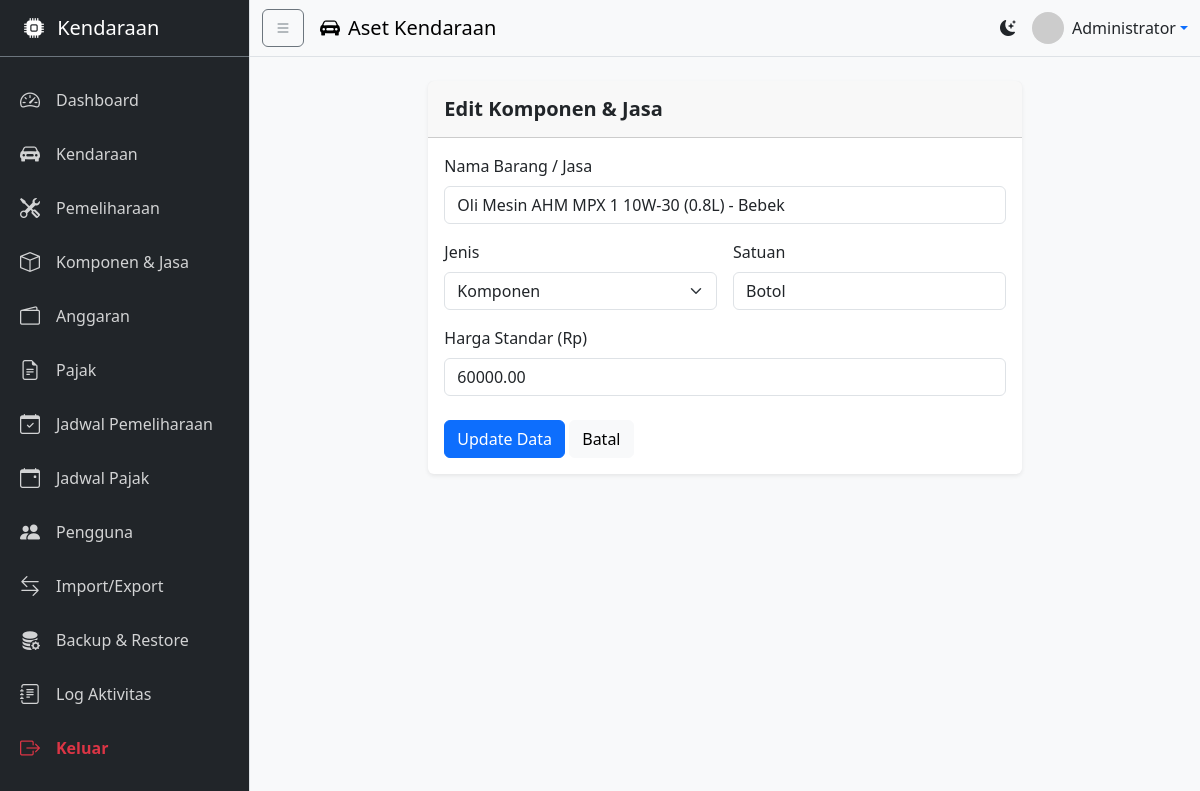
The app's page /komponen/edit?id=2 (signed in) with its own data.
### tables this page shows
CREATE TABLE `komponen` (
  `id` int(11) NOT NULL AUTO_INCREMENT,
  `nama` varchar(255) NOT NULL,
  `jenis` enum('komponen','jasa') NOT NULL DEFAULT 'komponen',
  `satuan` varchar(50) DEFAULT NULL,
  `harga` decimal(15,2) NOT NULL DEFAULT '0.00',
  PRIMARY KEY (`id`)
);

### app/core/Controller.php (called while the page is built, shortened)
<?php
class Controller {
    protected function render($view, $params = []) {
        include __DIR__ . '/../views/layouts/main.php';
    }
}

### app/controllers/KomponenController.php (called while the page is built, shortened)
<?php
class KomponenController extends Controller
{
    public function edit()
    {
        $id = $_GET['id'] ?? null;
        $k = Komponen::find($id);
        $this->render('komponen/edit', compact('k'));
    }
}

### app/core/Router.php (called while the page is built, shortened)
<?php
class Router {
    private $routes = ['GET'=>[], 'POST'=>[]];
    public function get($p,$h){ $this->routes['GET'][$p]=$h; }
    public function post($p,$h){ $this->routes['POST'][$p]=$h; }
    public function dispatch(){
        $m = $_SERVER['REQUEST_METHOD'];
        $r = $_GET['route'] ?? parse_url($_SERVER['REQUEST_URI'], PHP_URL_PATH);
        if(!$r) $r='/'; $r = rtrim($r,'/') ?: '/';
        $h = $this->routes[$m][$r] ?? null;
        [$c,$a] = explode('@',$h);
        $obj = new $class();
        return $obj->$a();
    }
}

### public/index.php (called while the page is built, shortened)
<?php
$router = new Router();
$router->get('/', 'DashboardController@index');
$router->get('/login', 'AuthController@login');
$router->post('/login', 'AuthController@doLogin');
$router->get('/logout', 'AuthController@logout');
$router->get('/vehicles', 'VehicleController@index');
$router->get('/vehicles/create', 'VehicleController@create');
$router->post('/vehicles/store', 'VehicleController@store');
$router->get('/vehicles/edit', 'VehicleController@edit');
$router->post('/vehicles/update', 'VehicleController@update');
$router->post('/vehicles/delete', 'VehicleController@delete');
$router->get('/vehicles/show', 'VehicleController@show');
$router->get('/maintenance', 'MaintenanceController@index');
$router->post('/maintenance/store', 'MaintenanceController@store');
$router->get('/maintenance/edit', 'MaintenanceController@edit');
$router->post('/maintenance/update', 'MaintenanceController@update');
$router->post('/maintenance/delete', 'MaintenanceController@delete');
$router->get('/maintenance/byVehicle', 'MaintenanceController@byVehicle');
$router->get('/maintenance/details', 'MaintenanceController@details');
$router->post('/maintenance/details/store', 'MaintenanceController@storeDetail');
$router->post('/maintenance/details/delete', 'MaintenanceController@deleteDetail');
$router->get('/maintenance/nota', 'MaintenanceController@nota');
$router->get('/komponen', 'KomponenController@index');
$router->post('/komponen/store', 'KomponenController@store');
$router->get('/komponen/edit', 'KomponenController@edit');
$router->post('/komponen/update', 'KomponenController@update');
$router->post('/komponen/delete', 'KomponenController@delete');
$router->get('/budget', 'BudgetController@index');
$router->get('/budget/edit', 'BudgetController@edit');
$router->post('/budget/update', 'BudgetController@update');
$router->get('/tax', 'TaxController@index');
$router->post('/tax/store', 'TaxController@store');
$router->get('/tax/edit', 'TaxController@edit');
$router->post('/tax/update', 'TaxController@update');
$router->post('/tax/delete', 'TaxController@delete');
$router->get('/tax/byVehicle', 'TaxController@byVehicle');
$router->get('/schedule/maintenance', 'ScheduleController@maintenance');
$router->post('/schedule/maintenance/store', 'ScheduleController@storeMaintenance');
$router->get('/schedule/maintenance/edit', 'ScheduleController@editMaintenance');
$router->post('/schedule/maintenance/update', 'ScheduleController@updateMaintenance');
$router->post('/schedule/maintenance/delete', 'ScheduleController@deleteMaintenance');
$router->get('/schedule/tax', 'ScheduleController@tax');
$router->post('/schedule/tax/store', 'ScheduleController@storeTax');
$router->get('/schedule/tax/edit', 'ScheduleController@editTax');
$router->post('/schedule/tax/update', 'ScheduleController@updateTax');
$router->post('/schedule/tax/delete', 'ScheduleController@deleteTax');
$router->post('/schedule/tax/complete', 'ScheduleController@completeTax');
$router->get('/schedule/tax/export', 'ScheduleController@exportTaxPdf');
$router->get('/users', 'UserController@index');
$router->post('/users/store', 'UserController@store');
$router->get('/users/edit', 'UserController@edit');
$router->post('/users/update', 'UserController@update');
$router->post('/users/delete', 'UserController@delete');
$router->get('/import', 'ImportExportController@index');
$router->post('/import/csv', 'ImportExportController@importCSV');
$router->get('/export/vehicles/csv', 'ImportExportController@exportVehiclesCSV');
$router->get('/export/vehicles/pdf', 'ImportExportController@exportVehiclesPDF');
$router->get('/backup', 'BackupController@index');
$router->get('/backup/run', 'BackupController@run');
$router->post('/restore/upload', 'BackupController@restore');
$router->get('/usage', 'UsageController@index');
$router->post('/usage/store', 'UsageController@store');
$router->get('/usage/byVehicle', 'UsageController@byVehicle');
$router->get('/usage/create', 'UsageController@create');
$router->get('/usage/edit', 'UsageController@edit');
$router->post('/usage/update', 'UsageController@update');
$router->post('/usage/delete', 'UsageController@delete');
$router->get('/logs', 'LogController@index');
$router->dispatch();

### app/models/Komponen.php (called while the page is built, shortened)
<?php
class Komponen {
    public static function find($id) {
        $pdo = Database::getInstance()->pdo();
        $stmt = $pdo->prepare('SELECT * FROM komponen WHERE id=?');
        $stmt->execute([$id]);
        return $stmt->fetch();
    }
}

### app/views/komponen/edit.php (the view, shortened to what this page needs)
<div class="row justify-content-center">
    <div class="col-md-8">
        <div class="card border-0 shadow-sm">
            <div class="card-header py-3">
                <h5 class="mb-0 fw-bold">Edit Komponen & Jasa</h5>
            </div>
            <div class="card-body">
                <form method="post" action="/komponen/update" class="row g-3">
                    <div class="col-md-12">
                        <label class="form-label">Nama Barang / Jasa</label>
                        <input name="nama" class="form-control" value="<?= htmlspecialchars($k['nama']) ?>" required>
                    </div>
                    <div class="col-md-6">
                        <label class="form-label">Jenis</label>
                        <select name="jenis" class="form-select" required>
                            <option value="komponen" <?= $k['jenis'] == 'komponen' ? 'selected' : '' ?>>Komponen</option>
                        </select>
                    </div>
                    <div class="col-md-6">
                        <label class="form-label">Satuan</label>
                        <input name="satuan" class="form-control" value="<?= htmlspecialchars($k['satuan']) ?>">
                    </div>
                    <div class="col-md-12">
                        <label class="form-label">Harga Standar (Rp)</label>
                        <input name="harga" type="number" step="0.01" class="form-control"
                            value="<?= htmlspecialchars($k['harga']) ?>" required>
                    </div>
                    <div class="col-12 mt-4">
                        <button class="btn btn-primary" type="submit">Update Data</button>
                        <a href="/komponen" class="btn btn-light">Batal</a>
                    </div>
                </form>
            </div>
        </div>
    </div>
</div>

### public/assets/css/app.css (style rules this page uses)
:root { --sidebar-width: 250px; --sidebar-collapsed-width: 70px; }
body { overflow-x: hidden; background-color: #f8f9fa; }

### records on screen
komponen: nama "Oli Mesin AHM MPX 1 10W-30 (0.8L) - Bebek", jenis "Komponen", satuan "Botol", harga "60000.00"

### other values on screen
$display_name "Administrator"
